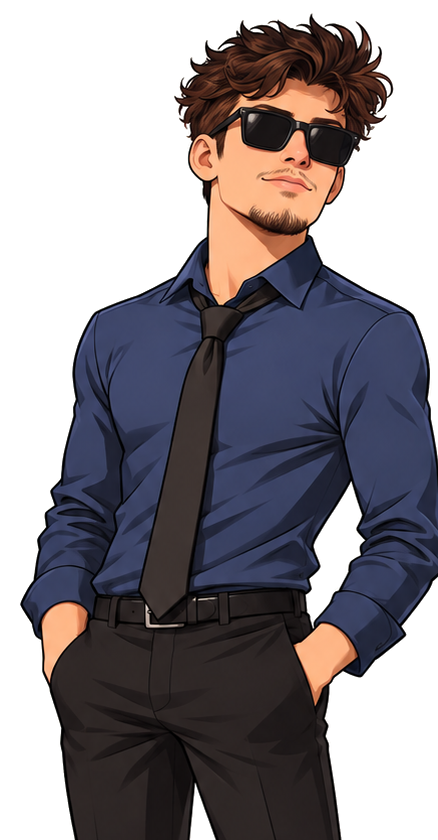
#> input picture evan-character/v3-assets/neutral.png, 438 x 840 px; its folder holds 4 pictures in this run
$ python build_v4_assets.py
#> lines starting #> are read from the running program, lines starting #| are printed output that depends on the picture; after the words box and inside, x2 and y2 are one past the last pixel; in counts of white or black regions, pixels touching at a corner belong together
#> in generate_visemes, original is the input picture: PIL image 438x840 RGBA; mean R, G, B, A 137.8, 131.5, 134.3, 155
"""Create conservative, pose-calibrated visemes using the user's original Evan art.

Offline build step; Pillow, NumPy and OpenCV are only required to REBUILD
assets, not for everyday video generation. V3 files remain untouched.
"""
from pathlib import Path
from PIL import Image, ImageFilter, ImageDraw
import cv2
import numpy as np

ROOT = Path(__file__).resolve().parent.parent / 'evan-character'
SRC = ROOT / 'v3-assets'
OUT = ROOT / 'v4-assets'
BRAND = ROOT / 'brand'
LOGO_SOURCE = BRAND / 'source-original.png'
# Landmark coordinates refer to the exact V3 pose PNG at native resolution.
# Ranges have been calibrated against the original face, not against the
# full-frame character placement (which changes by camera framing).
CALIBRATION = {
 'neutral': {'center': (282, 179), 'cover': (32, 14), 'width': 45, 'angle': -15},
 'point':   {'center': (182, 144), 'cover': (28, 13), 'width': 40, 'angle': -16},
 'present': {'center': (223, 158), 'cover': (29, 16), 'width': 43, 'angle': -17},
}
# Restrict mouth extremes; the original art is not rigged for wide opening.
V4_SHAPES = {'rest': 'rest','MBP':'MBP', 'FV':'FV','L':'L','AE':'AE', 'O':'O','UW':'UW', 'open':'open','smile':'smile'}


def cleaned_skin(face, center, cover):
#> called with center = (282, 179), cover = (32, 14)
    rgba = np.asarray(face.convert('RGBA'))
    mask = np.zeros((rgba.shape[0], rgba.shape[1]), dtype=np.uint8)
    cv2.ellipse(mask,center,cover,0,0,360,255,-1,cv2.LINE_AA)
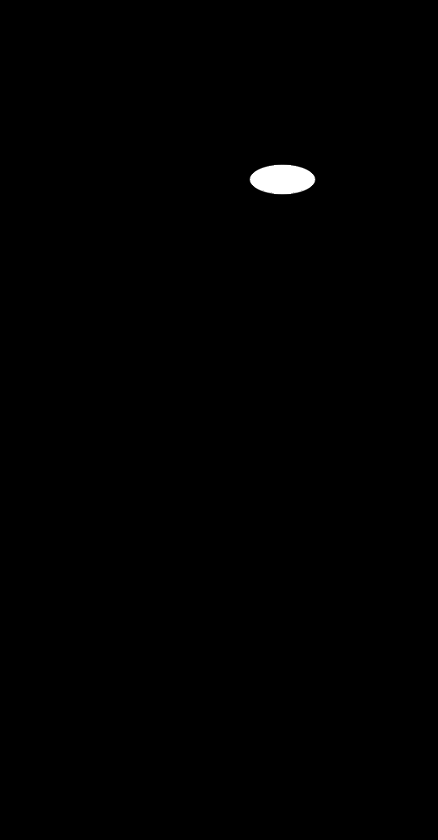
#> mask: shape (840, 438); min 0, max 255, mean 1
    # Avoid the OpenCV alpha channel interpolating over transparency.
    rgb = cv2.inpaint(np.ascontiguousarray(rgba[:,:,:3]),mask,4,cv2.INPAINT_TELEA)
    blended = rgba.copy()
    strength = cv2.GaussianBlur(mask, (9,9),2.3).astype(np.float32)[...,None] / 255.
    blended[:,:,:3] = np.rint(rgba[:,:,:3]*(1-strength) + rgb*strength).astype('uint8')
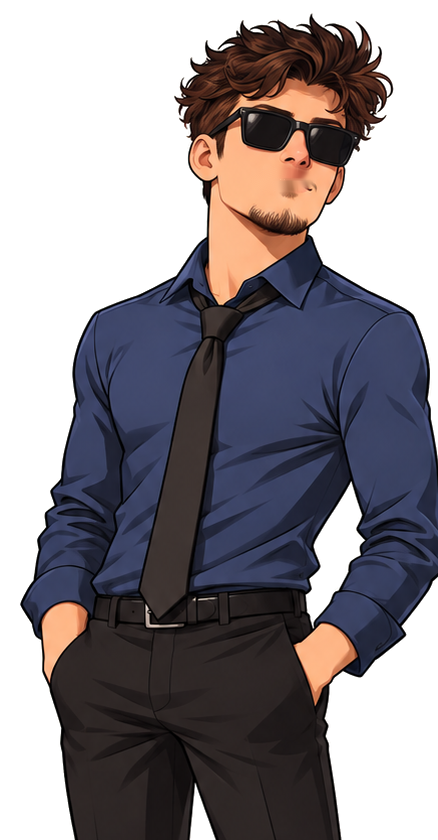
#> blended: shape (840, 438, 4); 0.43% of pixels changed, all inside (x1, y1, x2, y2) = (249, 164, 316, 195); transparent parts drawn white
    return Image.fromarray(blended,'RGBA')


def mouth_layer(image, target_width, angle):
    box = image.getbbox()
    if not box: raise ValueError('Blank viseme image')
    shape = image.crop(box)
    target_height = max(4,round(shape.height * target_width/shape.width))
    shape = shape.resize((target_width,target_height),Image.Resampling.LANCZOS)
    return shape.rotate(angle, resample=Image.Resampling.BICUBIC, expand=True)


def generate_visemes():
    OUT.mkdir(parents=True,exist_ok=True)
    for pose, c in CALIBRATION.items():
        original = Image.open(SRC / (pose+'.png')).convert('RGBA')
        # Preserve the original mouth on rests. The V3 'rest' falsely painted
        # a new, wider smile on top of the original mouth.
        original.save(OUT / (pose+'_rest.png'))
        skin = cleaned_skin(original,c['center'],c['cover'])
        for shape in V4_SHAPES:
            if shape=='rest': continue
            # The supplied O has a large flesh-coloured ring. A smaller open
            # mouth reads better at realistic head scale without that artifact.
            source_shape='open' if shape=='O' else shape
#> (the run stopped early here; a loop or call above may not have finished)
